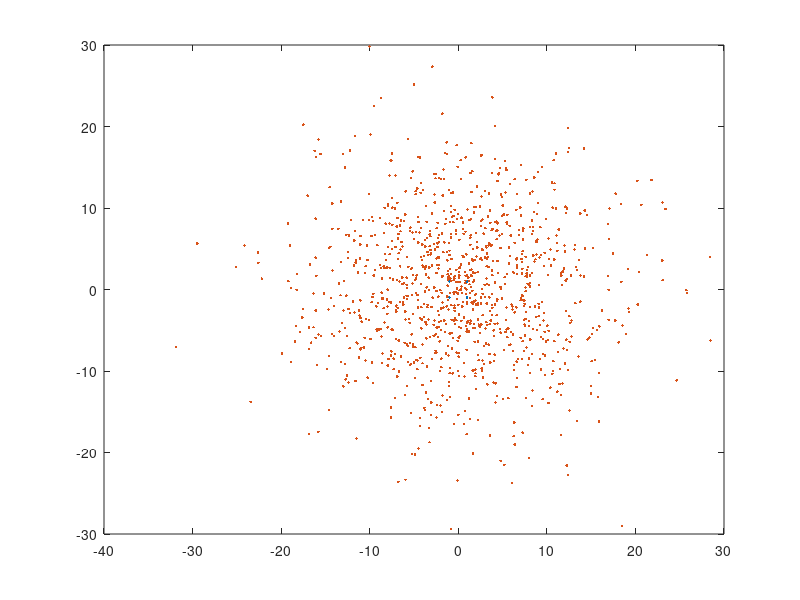

MATLAB code to generate this figure: (Note: this script raises an error after producing the figure.)
clear;
close all;
Ls=1000;
SNR_dB=40;
P=1;
multipath=100;

signal_r=2*(rand([Ls,1])>0.5)-1;
signal_i=2*(rand([Ls,1])>0.5)-1;
QPSK=signal_r+1i*signal_i;
Es=((QPSK)' *(QPSK) ) / Ls;
N0=Es/10^(SNR_dB/10);
h=sqrt(P/2)*(randn(1,multipath)+1i*randn(1,multipath));
fading=conv(QPSK , h);
noise=sqrt(N0/4)*( randn(length(fading),1)+1i*randn(length(fading),1) );
received = fading+noise;


figure();
plot(QPSK,'.'); hold on
plot(received,'.');
figure();
prod= randn(1,multipath)
[f,xi] = ksdensity(h);
plot(xi,f);